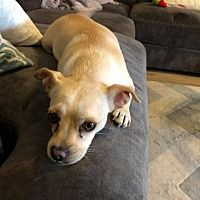
#> input picture Seminars/Blurring via CUDA/dog_blur.jpg, 200 x 200 px
$ jupyter execute --allow-errors Blurring.ipynb
#> lines starting #> are read from the running program, lines starting #| are printed output that depends on the picture
[cell 1]
import numpy as np
import matplotlib.pyplot as plt

[cell 2]
# amazing sample data
img_data = np.array([[0.5, 0.6, 0.7, 0.8],
                     [0.1, 0.2, 0.3, 0.4],
                     [0.0, 0.1, 0.2, 0.3],
                     [0.9, 0.8, 0.7, 0.6]])

[cell 3]
kernel = np.array([[0.04, 0.12, 0.04],
                   [0.12, 0.36, 0.12],
                   [0.04, 0.12, 0.04]])

[cell 4]
def blur(img, kernel, iters): # slow & furious
#> called with img = array of shape (4, 4), kernel = array of shape (3, 3), iters = 1
    for it in range(iters):
        img_out = np.zeros(img.shape)
        for i in range(img.shape[0]):
            for j in range(img.shape[1]):
                for dx in range(-1, 2):
                    for dy in range(-1, 2):
                        if i + dx < 0 or i + dx >= img.shape[0]: continue
                        if j + dy < 0 or j + dy >= img.shape[1]: continue
                        img_out[i][j] += img[i + dx][j + dy] * kernel[dx + 1][dy + 1];
        img = img_out.copy()
    return img

[cell 5]
print(img_data)

[cell 6]
print(blur(img_data, kernel, 1))

[cell 7]
print(blur(img_data, kernel, 2))

[cell 8]
from PIL import Image

img = Image.open("dog_blur.jpg")
#> img is the input picture: PIL image 200x200 RGB; mean R, G, B 115.4, 101, 82.4

plt.imshow(img)

[cell 9]
data = np.asarray(img)[:, :, 0] / 255.
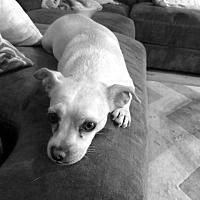
#> data: shape (200, 200) float64; min 0, max 1, mean 0.452

[cell 10]
plt.imshow(data)

[cell 11]
np.savetxt("img_data.txt", data, newline=" ")

[cell 12]
plt.imshow(blur(data, kernel, 10))
#> call 3 of blur, with kernel = array of shape (3, 3), iters = 10
#> after the loop in blur (call 3), `for it in range(iters):`:
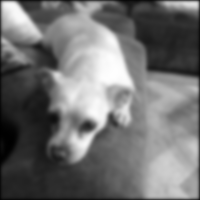
#> img_out: shape (200, 200) float64; min 0.00279, max 0.999, mean 0.443

[cell 13]
# CUDA output

cuda_img = np.loadtxt("dog_image_out.txt")
plt.imshow(cuda_img)
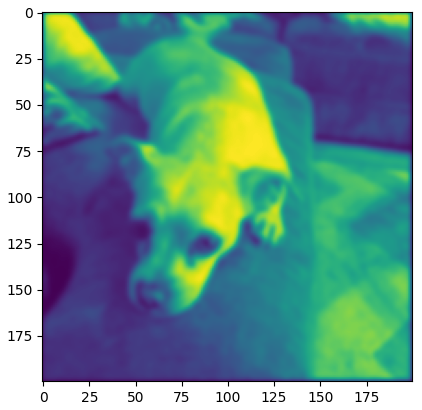
#> figure drawn by matplotlib, 1 panel
